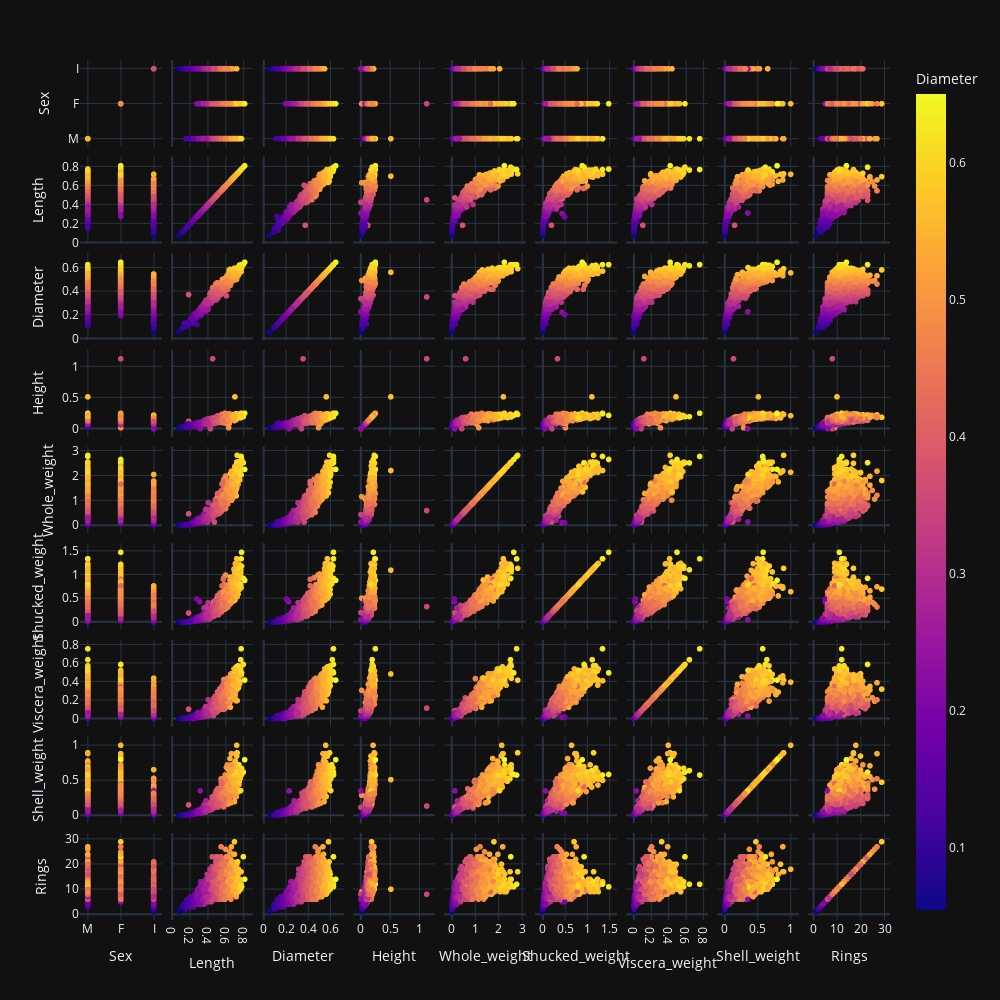

Write notebook code for a chart like this one.
### Code cell
fig = px.scatter_matrix(abalone, width=1000, height=1000, color="Diameter")
fig.show()

### Figure 1 — Plotly figure (JSON) as saved in the notebook; plotly's stock layout.template omitted (floating-point values rounded to 4 significant figures; data arrays with more than 128 entries replaced by an {"elided": "..."} marker saying what was removed)
{"data": [{"dimensions": [{"axis": {"matches": true}, "label": "Sex", "values": {"elided": "4177 str values"}}, {"axis": {"matches": true}, "label": "Length", "values": {"elided": "4177 float values"}}, {"axis": {"matches": true}, "label": "Diameter", "values": {"elided": "4177 float values"}}, {"axis": {"matches": true}, "label": "Height", "values": {"elided": "4177 float values"}}, {"axis": {"matches": true}, "label": "Whole_weight", "values": {"elided": "4177 float values"}}, {"axis": {"matches": true}, "label": "Shucked_weight", "values": {"elided": "4177 float values"}}, {"axis": {"matches": true}, "label": "Viscera_weight", "values": {"elided": "4177 float values"}}, {"axis": {"matches": true}, "label": "Shell_weight", "values": {"elided": "4177 float values"}}, {"axis": {"matches": true}, "label": "Rings", "values": {"elided": "4177 int values"}}], "hovertemplate": "%{xaxis.title.text}=%{x}<br>%{yaxis.title.text}=%{y}<br>Diameter=%{marker.color}<extra></extra>", "legendgroup": "", "marker": {"color": {"elided": "4177 float values"}, "coloraxis": "coloraxis", "symbol": "circle"}, "name": "", "showlegend": false, "type": "splom"}], "layout": {"coloraxis": {"colorbar": {"title": {"text": "Diameter"}}, "colorscale": [[0.0, "#0d0887"], [0.1111, "#46039f"], [0.2222, "#7201a8"], [0.3333, "#9c179e"], [0.4444, "#bd3786"], [0.5556, "#d8576b"], [0.6667, "#ed7953"], [0.7778, "#fb9f3a"], [0.8889, "#fdca26"], [1.0, "#f0f921"]]}, "legend": {"tracegroupgap": 0}, "margin": {"t": 60}, "dragmode": "select", "height": 1000, "width": 1000}}
